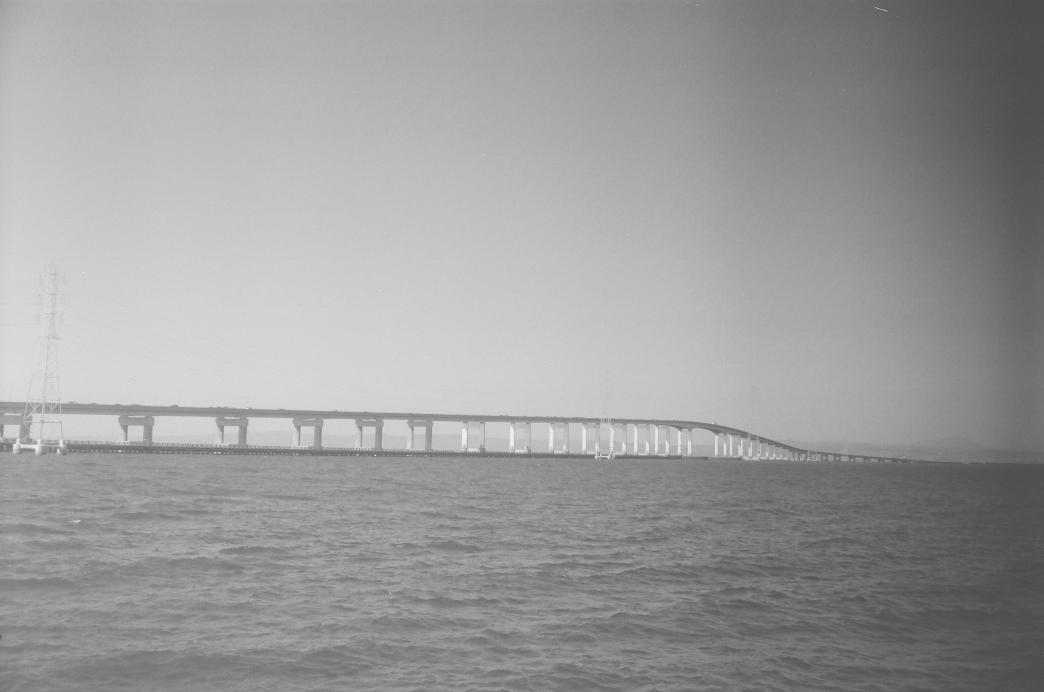
#> input picture data/028318020013.jpg, 3130 x 2075 px (shown at 1/3 size)
$ python process.py
#> lines starting #> are read from the running program, lines starting #| are printed output that depends on the picture
import cv2
import numpy as np
import matplotlib.pyplot as plt

'''
Restore images using image processing

in a single image, there is not much information because the true luminance values are unknown

Entire columns are affected because shutter travels horizontally

We can average luminance values by column and try a few things to correct


1. find energy minimization within a single image
    Find mean and move each column to match the mean

2. Choose a well exposed column and have each column match that one

3. Match groups of columns to further reduce noise
    could do column pyramid type thing

4. joint minimization across images with same shutter speed to reduce noise from world

could look at column histogram and correct by histogram (find a similar histogram and move the mean)


expert assumptions from world

1. shutters move with constant velocity, but different velocity, so difference in timing should be linear between left and right side

2. assume that film exposes linearly, (2x longer exposure = 2x brighter). none of these exposures should be bright enought to need to model reciprocity?


'''

def main():
    image_path = 'data/028318020013.jpg'
    single_column_histogram_correct(image_path)

def column_histogram():
    pass

def single_column_histogram_correct(path_to_image, target=0.5):
    '''
    1. choose a target column, we will try to match the exposure setting in this column, or group of columns
    2. calculate histogram, really just need mean, for each column, move mean to match, or move such that minimize malhalanobis distance/stadistical distance (distnace between distributiosn) to match
        2a. reason to use a distribution or median or something is to reject outliers
    3. move each column in brightness to match
        3a. maybe some color theory here especially when it comes to color film
    '''
#> called with path_to_image = 'data/028318020013.jpg', target = 0.5
    image = cv2.imread(path_to_image)
#> image is the input picture: shape (2075, 3130, 3); min 69, max 255, mean 156.3

    r,c = image.shape[:2]
#> r = 2075; c = 3130

    target_c = int(target * c)
#> target_c = 1565

    target_mean = np.mean(image[:, target_c])
#> target_mean = 170.2
    target_std = np.std(image[:, target_c])
#> target_std = 26.3

    # experiment with treating gain as a multiplication or as an addition

    out_image_mult = np.zeros(image.shape, dtype=np.uint8)
    out_image_add = np.zeros(image.shape, dtype=np.uint8)

    gains = []

    add_gains = []
    mult_gains = []

    means = []

    stds = []
    for rectify_column in range(len(image[0])):
        # compare this column to the target
        check_mean = np.mean(image[:, rectify_column])
        check_std = np.std(image[:, rectify_column])

        means.append(check_mean)
        stds.append(check_std)

        # calculate gain using addition
        add_gain = target_mean - check_mean
        add_gains.append(add_gain)
        out_image_add[:, rectify_column] = (image[:, rectify_column] + add_gain).astype(np.uint8)

        # calculate gain using multiplication
        mult_gain = target_mean / check_mean
        mult_gains.append(mult_gain)
        out_image_mult[:, rectify_column] = (image[:, rectify_column] * add_gain).astype(np.uint8)
#> this loop made 3130 passes
#> (check_mean, check_std, add_gain, mult_gain) on passes 1 to 3: (174.7, 29.84, -4.51, 0.974), (174.7, 29.5, -4.57, 0.974), (175.1, 29.5, -4.92, 0.972)
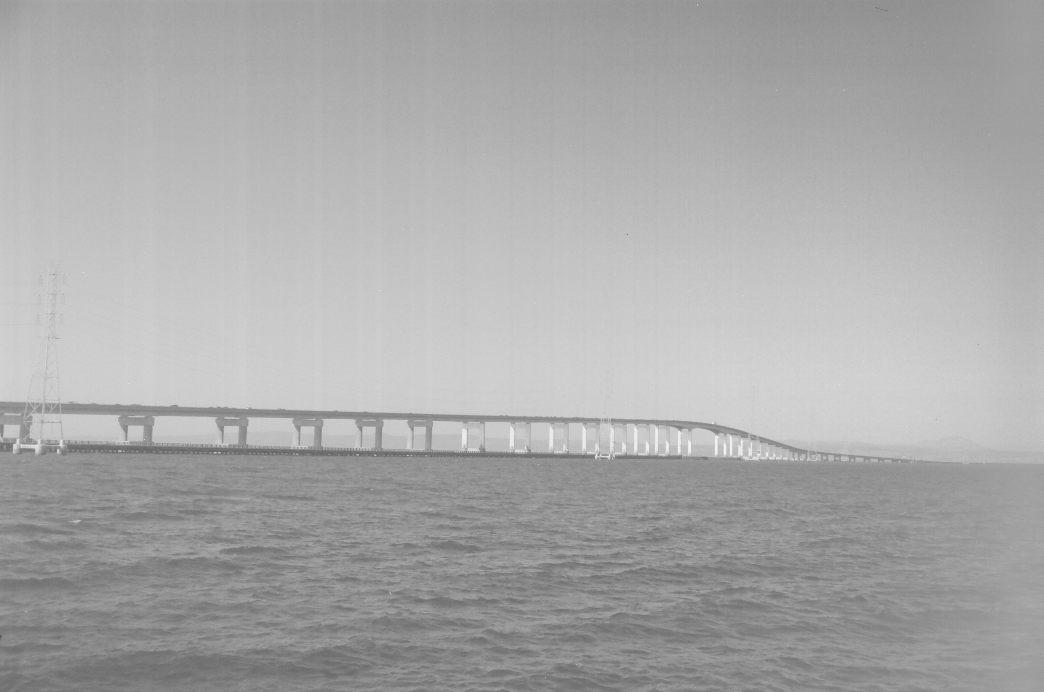
#> out_image_add: shape (2075, 3130, 3) (shown at 1/3 size); min 0, max 255, mean 169.7
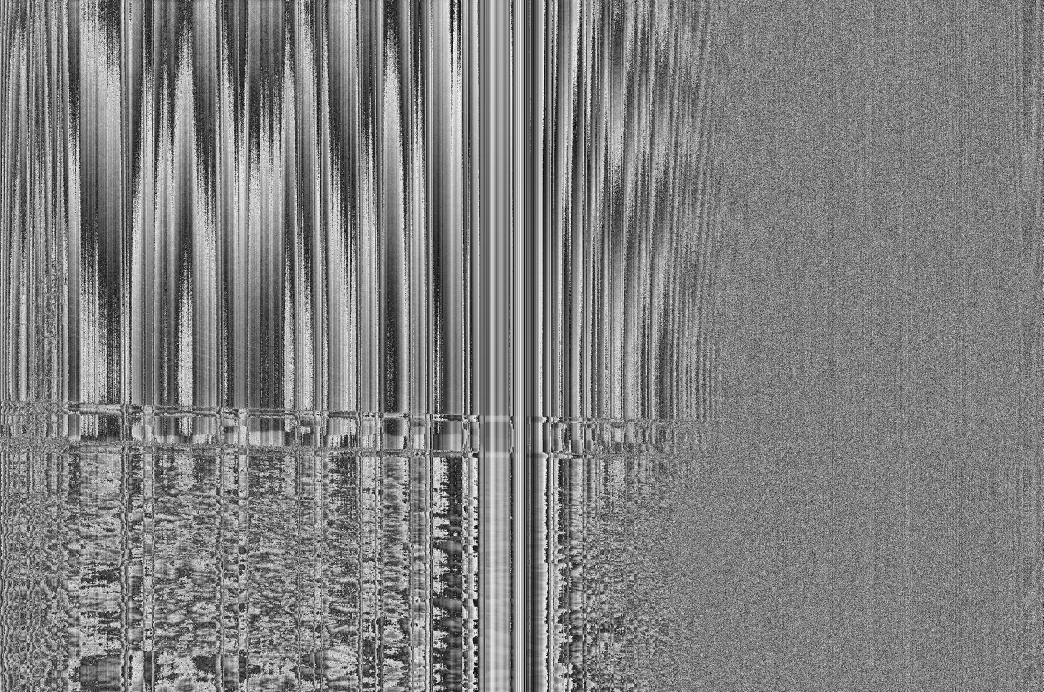
#> out_image_mult: shape (2075, 3130, 3) (shown at 1/3 size); min 0, max 255, mean 128.2
#> after the loop, add_gains = 3130 values, max 80.19 at index 3082, min -11.99 at index 107, mean 13.88; means = 3130 values, max 182.2 at index 107, min 89.98 at index 3082, mean 156.3; mult_gains = 3130 values, max 1.89 at index 3082, min 0.934 at index 107, mean 1.13; stds = 3130 values, max 29.84 at index 0, min 12.78 at index 3087, mean 25.72


    # save the images
    cv2.imwrite('add.png', out_image_add)
    cv2.imwrite('mult.png', out_image_mult)

    ### plot everything
#> (the run stopped early here; a loop or call above may not have finished)
